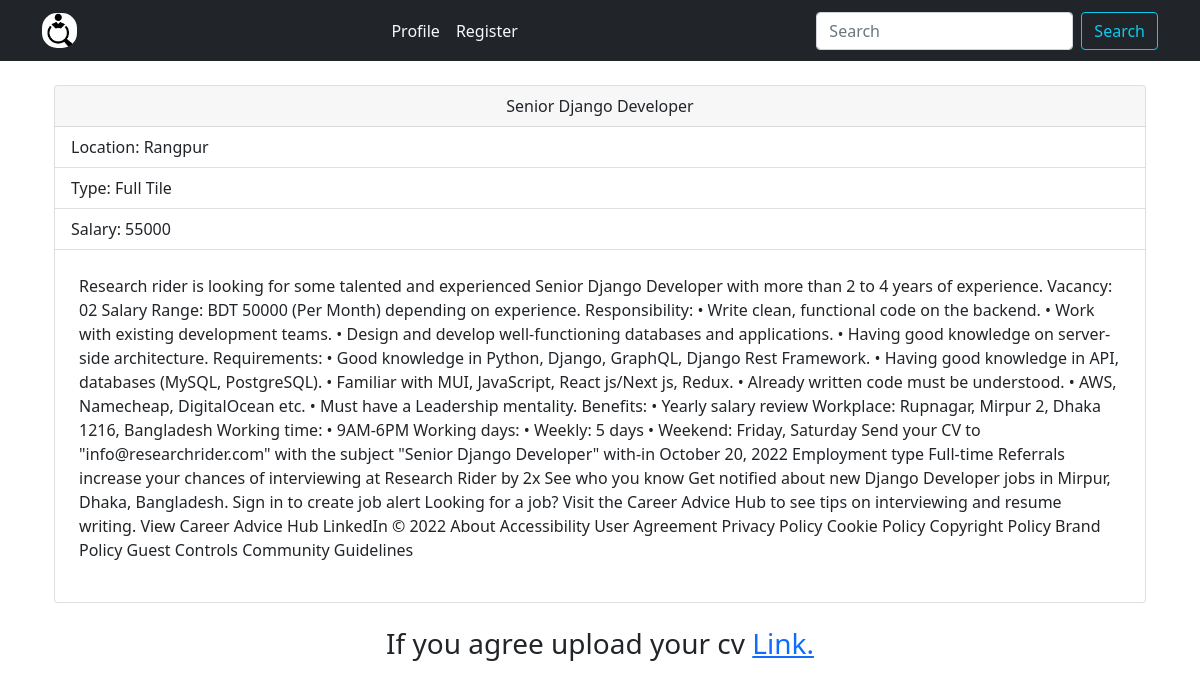
Page /details/6 on the committed database.
### App/models.py (models this page shows, shortened)
class Job(models.Model):
    title = models.CharField(max_length=100)
    descriptions = models.TextField(null=True)
    expiry = models.DateField(null=True)
    date = models.DateTimeField(auto_now_add=True)
    salary = models.IntegerField()
    location = models.ForeignKey(Location, on_delete=models.CASCADE, null= True)
    author = models.ForeignKey(Author, on_delete=models.CASCADE, null= True)
    skills = models.ManyToManyField(Skills)
    option = models.CharField(max_length=12, choices=NEWSLETTER_OPTION, default="Full Time")
    class Meta:
        ordering = ['-id']

class Location(models.Model):
    permanentAddress = models.CharField(max_length=100)
    city = models.CharField(max_length=20)
    country = models.CharField(max_length=25)
    zip = models.CharField(max_length=9)

### App/views.py (the view)
# urls.py: path('details/<int:id>', views.details, name='details'),
def details(request, id):
    if id == 0:
        return redirect(reverse('home'))
    jobs = Job.objects.get(pk=id)
    context = {
        "jobs": jobs,
    }
    return render(request,'Home/details.html',context)

### Template/Home/details.html (shortened to what this page needs)
{% extends 'base.html' %}
{% block content %}
    <div class="container mt-4">
        <div class="card">
            <div class="card-header text-center">
                {{ jobs.title }}
            </div>
            <ul class="list-group list-group-flush">
                <li class="list-group-item">Location: {{jobs.location.city}}</li>
                <li class="list-group-item">Type: {{ jobs.option }}</li>
                <li class="list-group-item">Salary: {{jobs.salary}}</li>
                <p class="p-4 justify">{{jobs.descriptions}}</p>
            </ul>
        </div>
        <br>
        <div class="">
            <h3 class="text-center"> If you agree upload your cv <a href="{% url 'file' %}">Link.</a></h3>
        </div>
    </div>
{% endblock %}

### rows in the picture
Job: title "Senior Django Developer", location.city "Rangpur", option "Full Tile", salary "55000", descriptions "Research rider is looking for some talented and experienced Senior Django Developer with more than 2 to 4 years of experience. Vacancy: 02 Salary Range: BDT 50000 (Per Month) depending on experience. Responsibility: • Write clean, functional code on the backend. • Work with existing development teams. • Design and develop well-functioning databases and applications. • Having good knowledge on server-side architecture. Requirements: • Good knowledge in Python, Django, GraphQL, Django Rest Framework. • Having good knowledge in API, databases (MySQL, PostgreSQL). • Familiar with MUI, JavaScript, React js/Next js, Redux. • Already written code must be understood. • AWS, Namecheap, DigitalOcean…"
